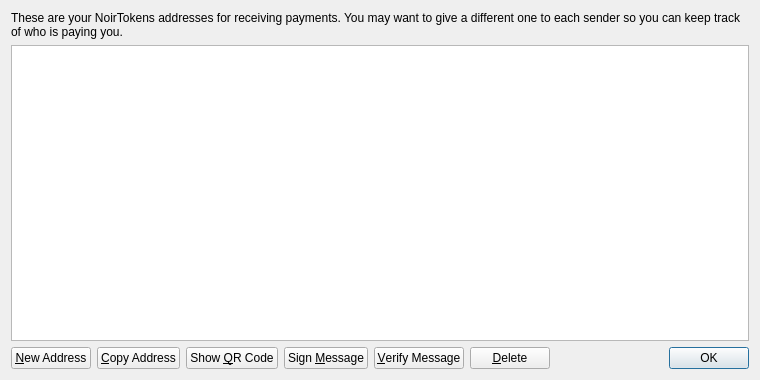
<?xml version="1.0" encoding="UTF-8"?>
<ui version="4.0">
 <class>AddressBookPage</class>
 <widget class="QWidget" name="AddressBookPage">
  <property name="geometry">
   <rect>
    <x>0</x>
    <y>0</y>
    <width>760</width>
    <height>380</height>
   </rect>
  </property>
  <property name="windowTitle">
   <string>Address Book</string>
  </property>
  <layout class="QVBoxLayout" name="verticalLayout">
   <item>
    <widget class="QLabel" name="labelExplanation">
     <property name="text">
      <string>These are your NoirTokens addresses for receiving payments. You may want to give a different one to each sender so you can keep track of who is paying you.</string>
     </property>
     <property name="textFormat">
      <enum>Qt::PlainText</enum>
     </property>
     <property name="wordWrap">
      <bool>true</bool>
     </property>
    </widget>
   </item>
   <item>
    <widget class="QTableView" name="tableView">
     
     <property name="contextMenuPolicy">
      <enum>Qt::CustomContextMenu</enum>
     </property>
     <property name="toolTip">
      <string>Double-click to edit address or label</string>
     </property>
     <property name="tabKeyNavigation">
      <bool>false</bool>
     </property>
     <property name="alternatingRowColors">
      <bool>true</bool>
     </property>
     <property name="selectionMode">
      <enum>QAbstractItemView::SingleSelection</enum>
     </property>
     <property name="selectionBehavior">
      <enum>QAbstractItemView::SelectRows</enum>
     </property>
     <property name="sortingEnabled">
      <bool>true</bool>
     </property>
     <attribute name="verticalHeaderVisible">
      <bool>false</bool>
     </attribute>
    </widget>
   </item>
   <item>
    <layout class="QHBoxLayout" name="horizontalLayout">
     <item>
      <widget class="QPushButton" name="newAddressButton">
       <property name="toolTip">
        <string>Create a new address</string>
       </property>
       <property name="text">
        <string>&amp;New Address</string>
       </property>
       <property name="icon">
        <iconset resource="../NoirTokens.qrc">
         <normaloff>:/icons/add</normaloff>:/icons/add</iconset>
       </property>
      </widget>
     </item>
     <item>
      <widget class="QPushButton" name="copyToClipboard">
       <property name="toolTip">
        <string>Copy the currently selected address to the system clipboard</string>
       </property>
       <property name="text">
        <string>&amp;Copy Address</string>
       </property>
       <property name="icon">
        <iconset resource="../NoirTokens.qrc">
         <normaloff>:/icons/editcopy</normaloff>:/icons/editcopy</iconset>
       </property>
      </widget>
     </item>
     <item>
      <widget class="QPushButton" name="showQRCode">
       <property name="text">
        <string>Show &amp;QR Code</string>
       </property>
       <property name="icon">
        <iconset resource="../NoirTokens.qrc">
         <normaloff>:/icons/qrcode</normaloff>:/icons/qrcode</iconset>
       </property>
      </widget>
     </item>
     <item>
      <widget class="QPushButton" name="signMessage">
       <property name="toolTip">
        <string>Sign a message to prove you own a NoirTokens address</string>
       </property>
       <property name="text">
        <string>Sign &amp;Message</string>
       </property>
       <property name="icon">
        <iconset resource="../NoirTokens.qrc">
         <normaloff>:/icons/edit</normaloff>:/icons/edit</iconset>
       </property>
      </widget>
     </item>
     <item>
      <widget class="QPushButton" name="verifyMessage">
       <property name="toolTip">
        <string>Verify a message to ensure it was signed with a specified NoirTokens address</string>
       </property>
       <property name="text">
        <string>&amp;Verify Message</string>
       </property>
       <property name="icon">
        <iconset resource="../NoirTokens.qrc">
         <normaloff>:/icons/transaction_0</normaloff>:/icons/transaction_0</iconset>
       </property>
      </widget>
     </item>
     <item>
      <widget class="QPushButton" name="deleteButton">
       <property name="toolTip">
        <string>Delete the currently selected address from the list</string>
       </property>
       <property name="text">
        <string>&amp;Delete</string>
       </property>
       <property name="icon">
        <iconset resource="../NoirTokens.qrc">
         <normaloff>:/icons/remove</normaloff>:/icons/remove</iconset>
       </property>
      </widget>
     </item>
     <item>
      <spacer name="horizontalSpacer">
       <property name="orientation">
        <enum>Qt::Horizontal</enum>
       </property>
       <property name="sizeHint" stdset="0">
        <size>
         <width>40</width>
         <height>20</height>
        </size>
       </property>
      </spacer>
     </item>
     <item>
      <widget class="QDialogButtonBox" name="buttonBox">
       <property name="sizePolicy">
        <sizepolicy hsizetype="Maximum" vsizetype="Fixed">
         <horstretch>0</horstretch>
         <verstretch>0</verstretch>
        </sizepolicy>
       </property>
       <property name="standardButtons">
        <set>QDialogButtonBox::Ok</set>
       </property>
      </widget>
     </item>
    </layout>
   </item>
  </layout>
 </widget>
 <resources>
  <include location="../NoirTokens.qrc"/>
 </resources>
 <connections/>
</ui>
